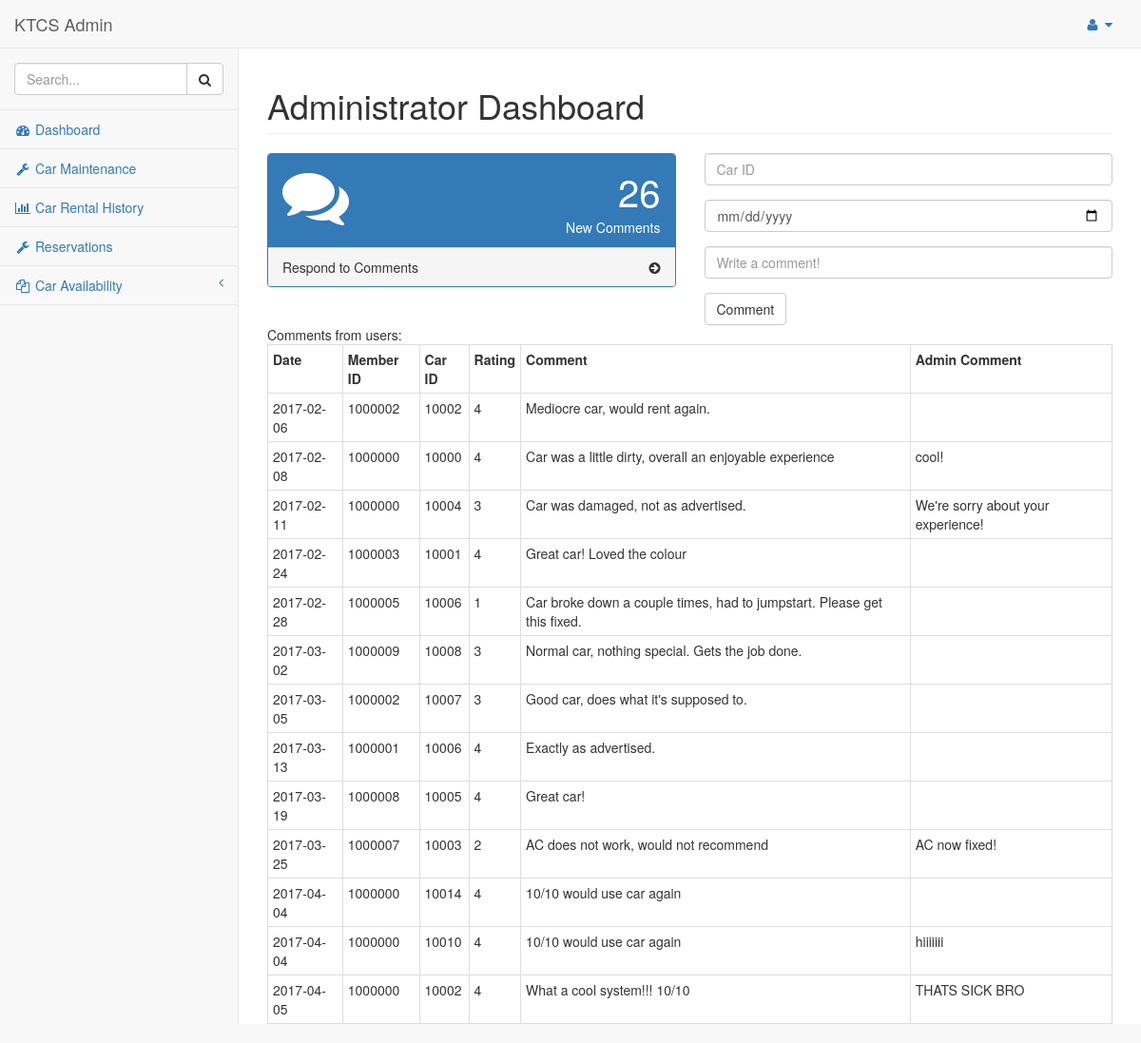
Screenshot of /admin/pages/comment.php (signed in) with the database file from the repository.
### tables this page shows
CREATE TABLE `comments` (
  `memberID` int(11) NOT NULL,
  `carID` int(11) NOT NULL,
  `date` date NOT NULL,
  `rating` int(5) NOT NULL,
  `comment` varchar(255) NOT NULL,
  `admin_response` varchar(255) DEFAULT NULL
);

### admin/pages/comment.php (the view, shortened to what this page needs)
<!DOCTYPE html>
<html lang="en">
<head>
    <link href="../vendor/bootstrap/css/bootstrap.min.css" rel="stylesheet">
    <link href="../vendor/metisMenu/metisMenu.min.css" rel="stylesheet">
    <link href="../dist/css/sb-admin-2.css" rel="stylesheet">
    <link href="../vendor/morrisjs/morris.css" rel="stylesheet">
    <link href="../vendor/font-awesome/css/font-awesome.min.css" rel="stylesheet" type="text/css">
</head>
<body>
    <div id="wrapper">
        <nav class="navbar navbar-default navbar-static-top" role="navigation" style="margin-bottom: 0">
            <div class="navbar-header">
                <a class="navbar-brand" href="index.php">KTCS Admin</a>
            </div>
            <ul class="nav navbar-top-links navbar-right">
                <li class="dropdown">
                    <a class="dropdown-toggle" data-toggle="dropdown" href="#">
                        <i class="fa fa-user fa-fw"></i> <i class="fa fa-caret-down"></i>
                    </a>
                </li>
            </ul>
            <div class="navbar-default sidebar" role="navigation">
                <div class="sidebar-nav navbar-collapse">
                    <ul class="nav" id="side-menu">
                        <li class="sidebar-search">
                            <div class="input-group custom-search-form">
                                <input type="text" class="form-control" placeholder="Search...">
                                <span class="input-group-btn">
                                <button class="btn btn-default" type="button">
                                    <i class="fa fa-search"></i>
                                </button>
                            </span>
                            </div>
                        </li>
                        <li>
                            <a href="index.php"><i class="fa fa-dashboard fa-fw"></i> Dashboard</a>
                        </li>
						<li>
                            <a href="carM.php"><i class="fa fa-wrench fa-fw"></i> Car Maintenance</a>
                        </li>
                        <li>
                            <a href="caHistory.php"><i class="fa fa-bar-chart-o fa-fw"></i> Car Rental History</a>
                        </li>
                        <li>
                            <a href="date1.php"><i class="fa fa-wrench fa-fw"></i> Reservations</a>
                        </li>
                        <li>
                            <a href="#"><i class="fa fa-files-o fa-fw"></i> Car Availability<span class="fa arrow"></span></a>
                        </li>
                    </ul>
                </div>
            </div>
        </nav>
        <div id="page-wrapper">
            <div class="row">
                <div class="col-lg-12">
                    <h1 class="page-header">Administrator Dashboard</h1>
                </div>
            </div>
            <div class="row">
                <div class="col-lg-6 col-md-6">
                    <div class="panel panel-primary">
                        <div class="panel-heading">
                            <div class="row">
                                <div class="col-xs-3">
                                    <i class="fa fa-comments fa-5x"></i>
                                </div>
                                <div class="col-xs-9 text-right">
                                    <div class="huge">26</div>
                                    <div>New Comments</div>
                                </div>
                            </div>
                        </div>
                            <div class="panel-footer">
                                <span class="pull-left">Respond to Comments</span>
                                <span class="pull-right"><i class="fa fa-arrow-circle-right"></i></span>
                                <div class="clearfix"></div>
                            </div>
                    </div>
                </div>
				<div class="col-lg-6 col-md-6">
				<form name='addcomment' id='addcomment' action='comment.php' method='post'>
				<fieldset>
				    <div class="form-group">
						<input type="text" id="carID" class="form-control" name="carID" placeholder="Car ID">
					</div>
                    <div class="form-group">
						<input type="date" class="form-control" id="date" name="date" placeholder="Date">
					</div>
                    <div class="form-group">
						<input type="text" class="form-control" id="comment" name="comment" placeholder="Write a comment!">
					</div>
                    <div class="etc-login-form">
				        <input type="submit" id='addcomment' name='addcomment' value='Comment' class="btn btn-default"/>
			         </div>
                    </fieldset>
				</form>
				</div>
            </div>
<?php
if(isset($_SESSION['id'])){
    include_once '../../connection.php';
    $query = "SELECT date, memberID, carID, `rating`, `comment`, admin_response FROM `comments` ORDER BY date";
    $stmt = $dbh->prepare($query);
    $stmt->execute();
    $stmt->bind_result($date, $memberID,$carID,$rating,$comment,$admin);
    echo "Comments from users: <br>";
    echo "<table class='table table-hover table-condensed table-bordered'>";
	echo "<tr>";
	echo "<th>Date</th>";
	echo "<th>Member ID</th>";
	echo "<th>Car ID</th>";
	echo "<th>Rating</th>";
	echo "<th>Comment</th>";
	echo "<th>Admin Comment</th>";
	echo "</tr>";
    while ($stmt -> fetch()){
								echo "<tr>";
						echo "<td>$date</td>";
						echo "<td>$memberID</td>";
						echo "<td>$carID </td>";
						echo "<td>$rating</td>";
						echo "<td>$comment</td>";
						echo "<td>$admin </td>";
						echo "</tr>";
    }
	echo "</table>";
}
?>
        </div>
    </div>
</body>
</html>

### rows the page displays
comments: date "2017-02-06", memberID "1000002", carID "10002", rating "4", comment "Mediocre car, would rent again."
comments: date "2017-02-08", memberID "1000000", carID "10000", rating "4", comment "Car was a little dirty, overall an enjoyable experience", admin_response "cool!"
comments: date "2017-02-11", memberID "1000000", carID "10004", rating "3", comment "Car was damaged, not as advertised.", admin_response "We're sorry about your experience!"
comments: date "2017-02-24", memberID "1000003", carID "10001", rating "4", comment "Great car! Loved the colour"
comments: date "2017-02-28", memberID "1000005", carID "10006", rating "1", comment "Car broke down a couple times, had to jumpstart. Please get this fixed."
comments: date "2017-03-02", memberID "1000009", carID "10008", rating "3", comment "Normal car, nothing special. Gets the job done."
comments: date "2017-03-05", memberID "1000002", carID "10007", rating "3", comment "Good car, does what it's supposed to."
comments: date "2017-03-13", memberID "1000001", carID "10006", rating "4", comment "Exactly as advertised."
comments: date "2017-03-19", memberID "1000008", carID "10005", rating "4", comment "Great car!"
comments: date "2017-03-25", memberID "1000007", carID "10003", rating "2", comment "AC does not work, would not recommend", admin_response "AC now fixed!"
comments: date "2017-04-04", memberID "1000000", carID "10014", rating "4", comment "10/10 would use car again"
comments: date "2017-04-04", memberID "1000000", carID "10010", rating "4", comment "10/10 would use car again", admin_response "hiiiiiii"
comments: date "2017-04-05", memberID "1000000", carID "10002", rating "4", comment "What a cool system!!! 10/10", admin_response "THATS SICK BRO"
